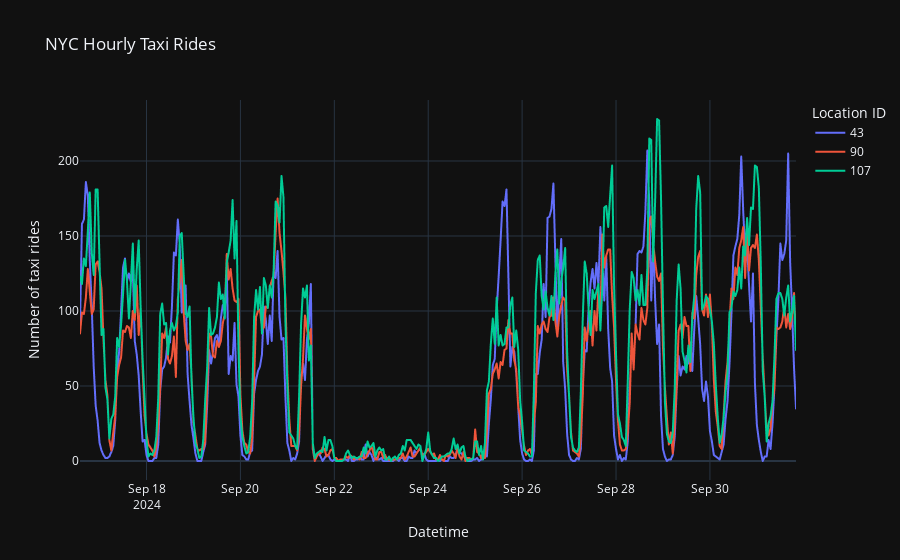

Notebook code for this chart:
### Code cell
# a list of select location IDs
location_ids: list[int] = [43, 90, 107]

# plot the hourly taxi rides for each location ID in the 'location_ids' list
fig: Figure = px.line(
    df.query(f"location_id.isin({location_ids})"),
    x="pickup_time",
    y="n_rides",
    color="location_id",
    labels={
        "pickup_time": "Datetime",
        "n_rides": "Number of taxi rides",
        "location_id": "Location ID"
    },
    title="NYC Hourly Taxi Rides",
    template="plotly_dark"
)
fig.show()

### Figure 1 — Plotly figure (JSON) as saved in the notebook; plotly's stock layout.template omitted (floating-point values rounded to 4 significant figures; data arrays with more than 128 entries replaced by an {"elided": "..."} marker saying what was removed)
{"data": [{"hovertemplate": "Location ID=43<br>Datetime=%{x}<br>Number of taxi rides=%{y}<extra></extra>", "legendgroup": "43", "line": {"color": "#636efa", "dash": "solid"}, "marker": {"symbol": "circle"}, "mode": "lines", "name": "43", "showlegend": true, "type": "scattergl", "x": {"elided": "367 str values"}, "xaxis": "x", "y": {"elided": "367 int values"}, "yaxis": "y"}, {"hovertemplate": "Location ID=90<br>Datetime=%{x}<br>Number of taxi rides=%{y}<extra></extra>", "legendgroup": "90", "line": {"color": "#EF553B", "dash": "solid"}, "marker": {"symbol": "circle"}, "mode": "lines", "name": "90", "showlegend": true, "type": "scattergl", "x": {"elided": "367 str values"}, "xaxis": "x", "y": {"elided": "367 int values"}, "yaxis": "y"}, {"hovertemplate": "Location ID=107<br>Datetime=%{x}<br>Number of taxi rides=%{y}<extra></extra>", "legendgroup": "107", "line": {"color": "#00cc96", "dash": "solid"}, "marker": {"symbol": "circle"}, "mode": "lines", "name": "107", "showlegend": true, "type": "scattergl", "x": {"elided": "367 str values"}, "xaxis": "x", "y": {"elided": "367 int values"}, "yaxis": "y"}], "layout": {"legend": {"title": {"text": "Location ID"}, "tracegroupgap": 0}, "title": {"text": "NYC Hourly Taxi Rides"}, "xaxis": {"anchor": "y", "domain": [0, 1], "title": {"text": "Datetime"}}, "yaxis": {"anchor": "x", "domain": [0, 1], "title": {"text": "Number of taxi rides"}}}}
